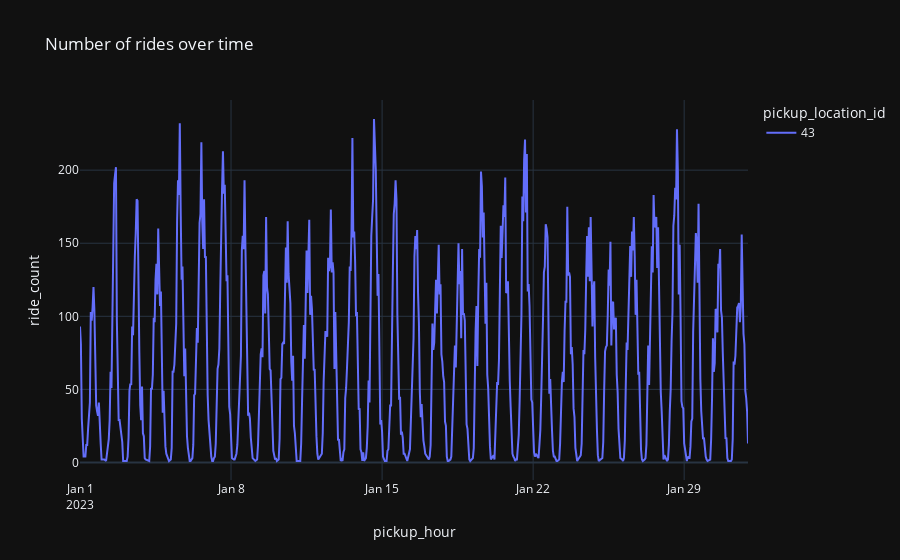

The notebook cell this image was saved under:
### Code cell
plot_rides(aggregated_rides_df, locations=[43])

### Figure 1 — Plotly figure (JSON) as saved in the notebook; plotly's stock layout.template omitted (floating-point values rounded to 4 significant figures; data arrays with more than 128 entries replaced by an {"elided": "..."} marker saying what was removed)
{"data": [{"hovertemplate": "pickup_location_id=43<br>pickup_hour=%{x}<br>ride_count=%{y}<extra></extra>", "legendgroup": "43", "line": {"color": "#636efa", "dash": "solid"}, "marker": {"symbol": "circle"}, "mode": "lines", "name": "43", "orientation": "v", "showlegend": true, "type": "scatter", "x": {"elided": "696 str values"}, "xaxis": "x", "y": {"elided": "696 int values"}, "yaxis": "y"}], "layout": {"legend": {"title": {"text": "pickup_location_id"}, "tracegroupgap": 0}, "title": {"text": "Number of rides over time"}, "xaxis": {"anchor": "y", "domain": [0, 1], "title": {"text": "pickup_hour"}}, "yaxis": {"anchor": "x", "domain": [0, 1], "title": {"text": "ride_count"}}}}
